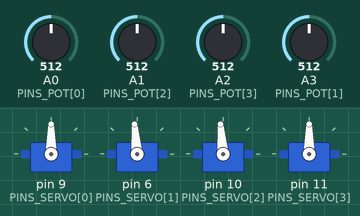
Recording of a sketch running on a simulated Arduino Uno, built with avr-gcc and run on an emulated ATmega328P. Parts: 4 × servo. Inputs (shaded band) come from the test bench; at power-on: A0 (PINS_POT[0]) = 512, A1 (PINS_POT[2]) = 512, A2 (PINS_POT[3]) = 512, A3 (PINS_POT[1]) = 512.

Above: at 1.2 s.
1.3 s: A0 (PINS_POT[0]) set to 716
At 3.2 s:
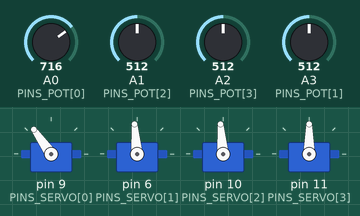
4.3 s: A1 (PINS_POT[2]) set to 992
At 6.5 s:
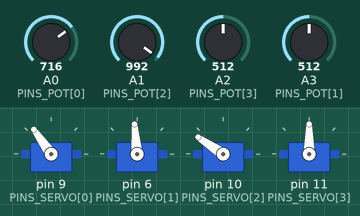
7.3 s: A2 (PINS_POT[3]) set to 716
At 7.79 s:
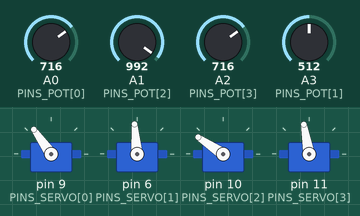
10.3 s: A3 (PINS_POT[1]) set to 716
At 12.5 s:
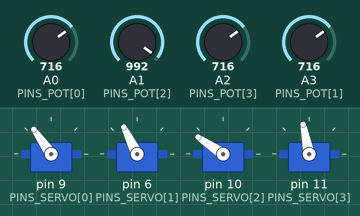
13.3 s: A0 (PINS_POT[0]) set to 992
At 14.8 s:
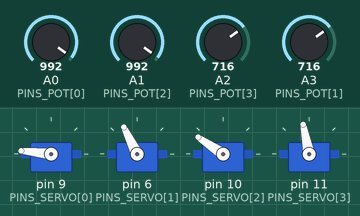
16.3 s: A1 (PINS_POT[2]) set to 716
At 17.8 s:
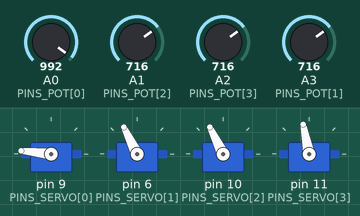
Timing chart, 0 to 19.3 s (numbered marks = the images above; inputs shaded):
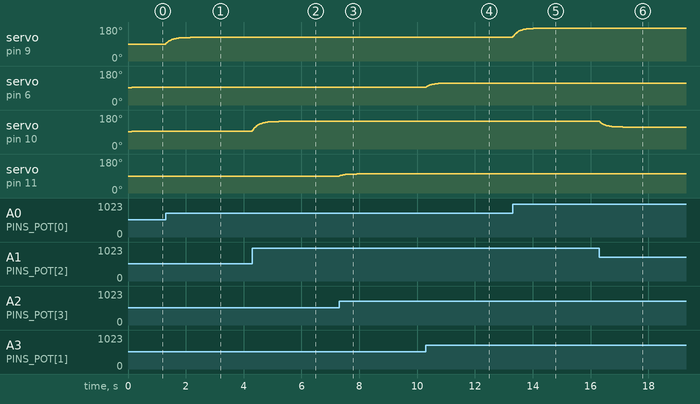

Measured:
- after the input at 1.3 s, servo on pin 9 (PINS_SERVO[0]): moves from 90° to 125° over 0.84 s, starting at once
- after the input at 4.3 s, servo on pin 10 (PINS_SERVO[2]): moves from 95° to 146° over 0.91 s, starting at once
- after the input at 7.3 s, servo on pin 11 (PINS_SERVO[3]): moves from 90° to 101° over 0.61 s, starting at once
- after the input at 10.3 s, servo on pin 6 (PINS_SERVO[1]): moves from 95° to 116° over 0.74 s, starting at once
- after the input at 13.3 s, servo on pin 9 (PINS_SERVO[0]): moves from 125° to 174° over 0.91 s, starting at once
- after the input at 16.3 s, servo on pin 10 (PINS_SERVO[2]): moves from 146° to 116° over 0.80 s, starting at once

The sketch:

minim.ino
```cpp
/*
  Solucionari Repte SA6-C · Moviment proporcional a les 4 articulacions (MINIM)
  Cada potenciometre marca la CONSIGNA de la seva articulacio, i cada servo
  s'hi acosta una fraccio K de l'error a cada volta (control P).
  Circuit: servos base=9, esquerre=6, dret=10, pinca=11 (PILES + GND comu);
           pots base=A0, dret=A1, pinca=A2, esquerre=A3.
*/

#include <Servo.h>

const float K = 0.1;
const int PINS_SERVO[4] = {9, 6, 10, 11};      // base, esquerre, dret, pinca
const int PINS_POT[4]   = {A0, A3, A1, A2};
const int MINIM[4] = {0, 40, 40, 60};
const int MAXIM[4] = {180, 150, 150, 120};

Servo servos[4];
float angle[4] = {90, 90, 90, 90};

void setup() {
  for (int i = 0; i < 4; i++) {
    servos[i].write((int)angle[i]);
    servos[i].attach(PINS_SERVO[i]);
  }
}

void loop() {
  for (int i = 0; i < 4; i++) {
    int consigna = map(analogRead(PINS_POT[i]), 0, 1023, MINIM[i], MAXIM[i]);
    angle[i] = angle[i] + K * (consigna - angle[i]);
    servos[i].write((int)(angle[i] + 0.5));
  }
  delay(20);
}
```
